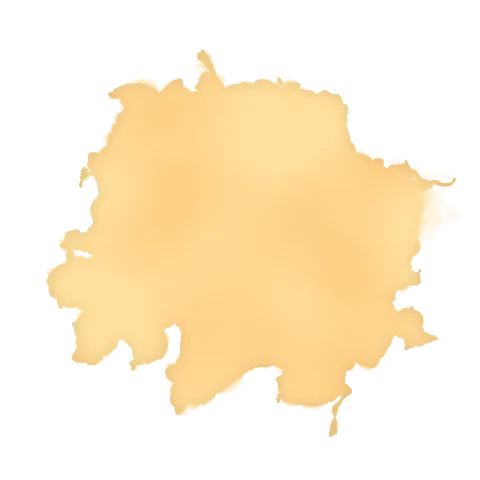
#> input picture art/bloom-a.webp, 480 x 480 px, given in place of bg.webp, which was not available
$ python cover.py
#> lines starting #> are read from the running program, lines starting #| are printed output that depends on the picture; pictures that were not available may be replaced by others from this repository, and a replacement may not be noted
"""Composite the watercolour layers into one still for the printed cover (the arch window)."""
import numpy as np
from PIL import Image
import os
HERE = os.path.dirname(os.path.abspath(__file__))
ART = os.path.join(HERE, '..', '..', 'art') + '/'
os.makedirs(os.path.join(HERE, 'out'), exist_ok=True)
# region of the scene shown in the window (scene units) and the output size in pixels
X0, Y0, W, H = 570, 140, 470, 506
OUT_W = 1500; S = OUT_W / W; OUT_H = round(H * S)
layers = [  # name, x, y, w, h   (positions from index.html; clouds placed for a still)
    ('bg', 30, -120, 1020, 1100), ('cloud-b', 470, 212, 380, 90), ('cloud-a', 880, 118, 440, 90), ('cloud-c', 560, 58, 320, 90),
    ('glint', 540, 470, 150, 190), ('waves-b', 30, 474, 1020, 330), ('waves-a', 30, 474, 1020, 330),
    ('cliff', 850, 270, 200, 280), ('refl', 740, 486, 120, 130), ('land', 30, 590, 1020, 390),
    ('glow', 670, 106, 260, 260), ('beam', -320, 36, 1120, 400), ('tower', 720, 180, 160, 330)]
can = Image.new('RGBA', (OUT_W, OUT_H), (20, 48, 79, 255))
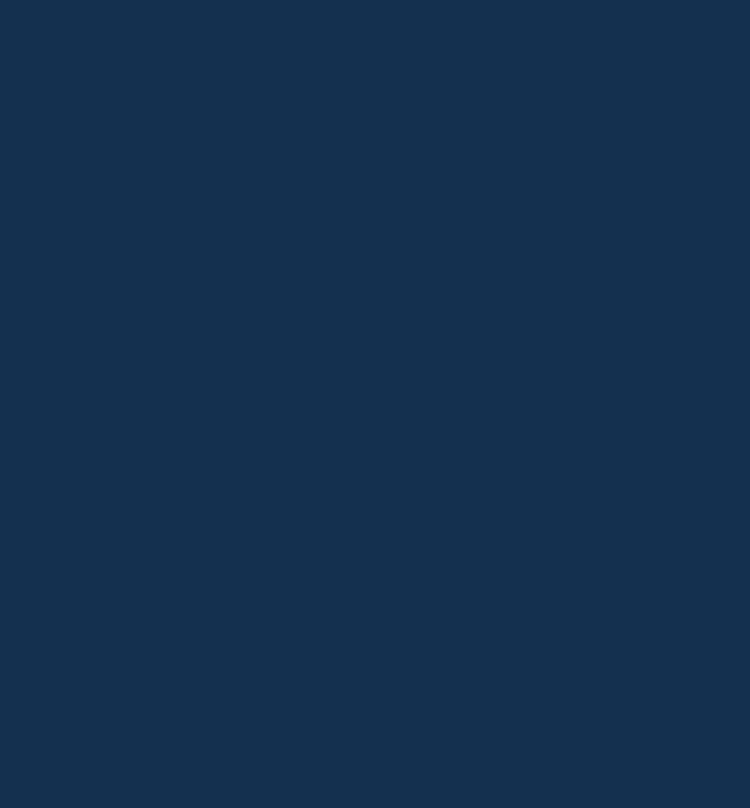
#> can: PIL image 1500x1615 RGBA (shown at 1/2 size); mean R, G, B, A 20, 48, 79, 255
for n, x, y, w, h in layers:
    im = Image.open(ART + n + '.webp').convert('RGBA')
#> im is the input picture: PIL image 480x480 RGBA; mean R, G, B, A 115, 98.4, 68.7, 103.3
    # crop to the part inside the window before scaling, to keep it fast
    cx0, cy0 = max(x, X0), max(y, Y0); cx1, cy1 = min(x + w, X0 + W), min(y + h, Y0 + H)
    if cx1 <= cx0 or cy1 <= cy0: continue
    sx, sy = im.width / w, im.height / h
#> sx = 0.471; sy = 0.436
    box = (round((cx0 - x) * sx), round((cy0 - y) * sy), round((cx1 - x) * sx), round((cy1 - y) * sy))
#> box = (254, 113, 475, 334)
    part = im.crop(box).resize((round((cx1 - cx0) * S), round((cy1 - cy0) * S)), Image.LANCZOS)
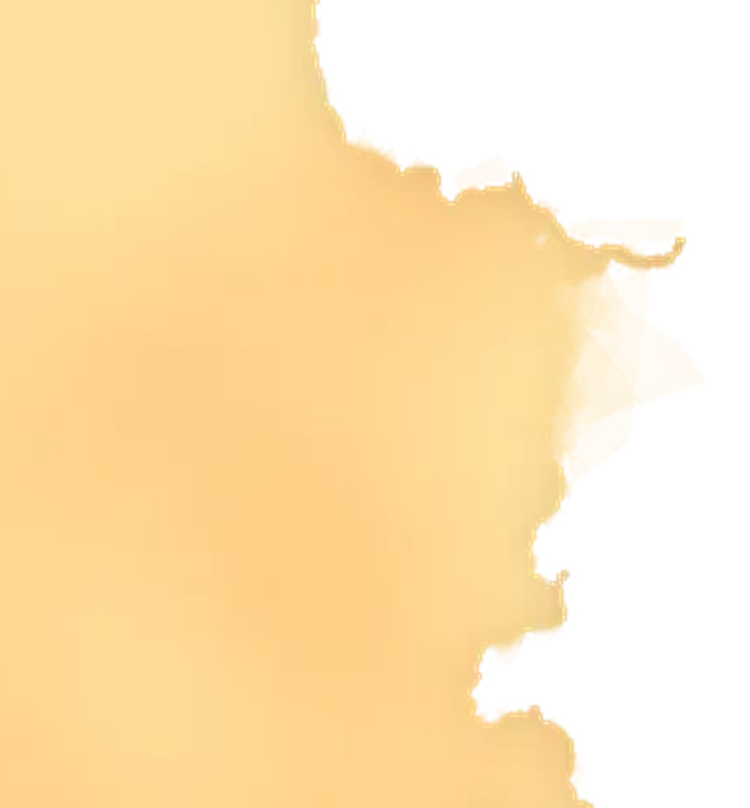
#> part: PIL image 1500x1615 RGBA (shown at 1/2 size); mean R, G, B, A 184.3, 156.1, 105.5, 174.4; transparent parts drawn white
    can.alpha_composite(part, (round((cx0 - X0) * S), round((cy0 - Y0) * S)))
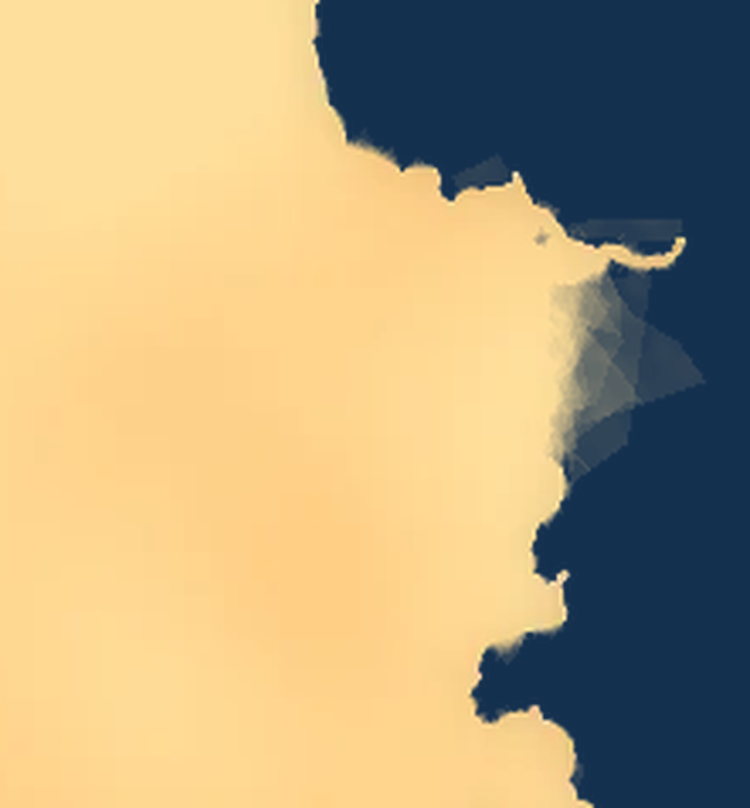
#> can: PIL image 1500x1615 RGBA (shown at 1/2 size); mean R, G, B, A 180, 162.1, 124.1, 255
#> pass 2 of the loop `for n, x, y, w, h in layers:`:
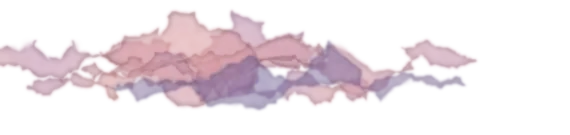
#> input picture art/cloud-b.webp, 570 x 135 px
#> im is the input picture: PIL image 570x135 RGBA; mean R, G, B, A 81.5, 64.3, 73.4, 55.7
#> `part = im.crop(box).resize((round((cx1 - cx0) * S), round((cy1 - cy0) ..`:
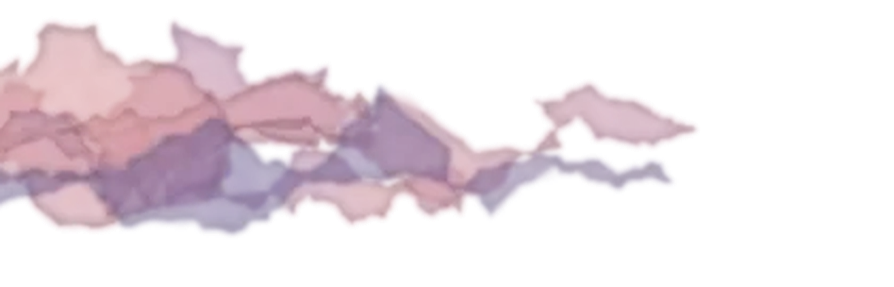
#> part: PIL image 894x287 RGBA; mean R, G, B, A 64.4, 49, 58.5, 58.7; transparent parts drawn white
#> `can.alpha_composite(part, (round((cx0 - X0) * S), round((cy0 - Y0) * S..`:
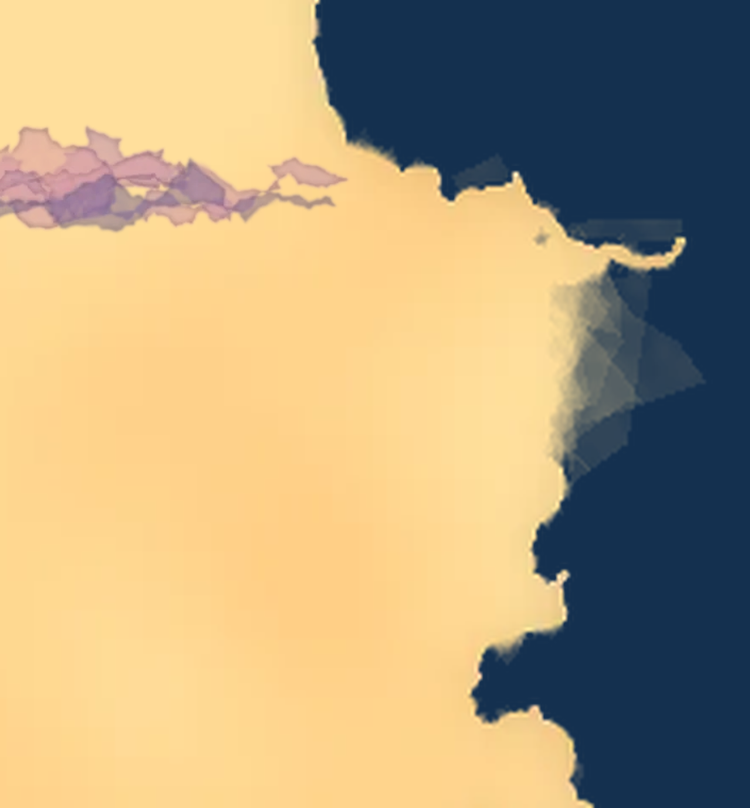
#> can: PIL image 1500x1615 RGBA (shown at 1/2 size); mean R, G, B, A 178.1, 160, 124.2, 255
#> pass 3 of the loop `for n, x, y, w, h in layers:`:
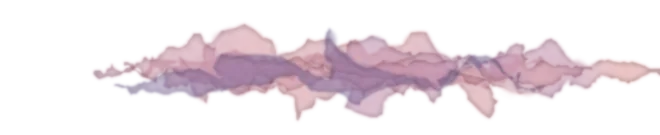
#> input picture art/cloud-a.webp, 660 x 135 px
#> im is the input picture: PIL image 660x135 RGBA; mean R, G, B, A 77.8, 61.2, 69.1, 56.7
#> `part = im.crop(box).resize((round((cx1 - cx0) * S), round((cy1 - cy0) ..`:
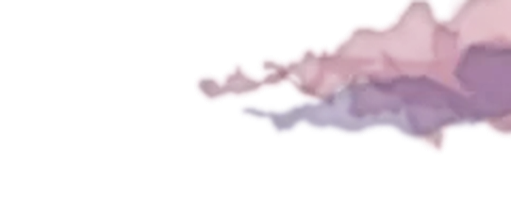
#> part: PIL image 511x217 RGBA; mean R, G, B, A 48, 36.9, 44.9, 43.8; transparent parts drawn white
#> `can.alpha_composite(part, (round((cx0 - X0) * S), round((cy0 - Y0) * S..`:
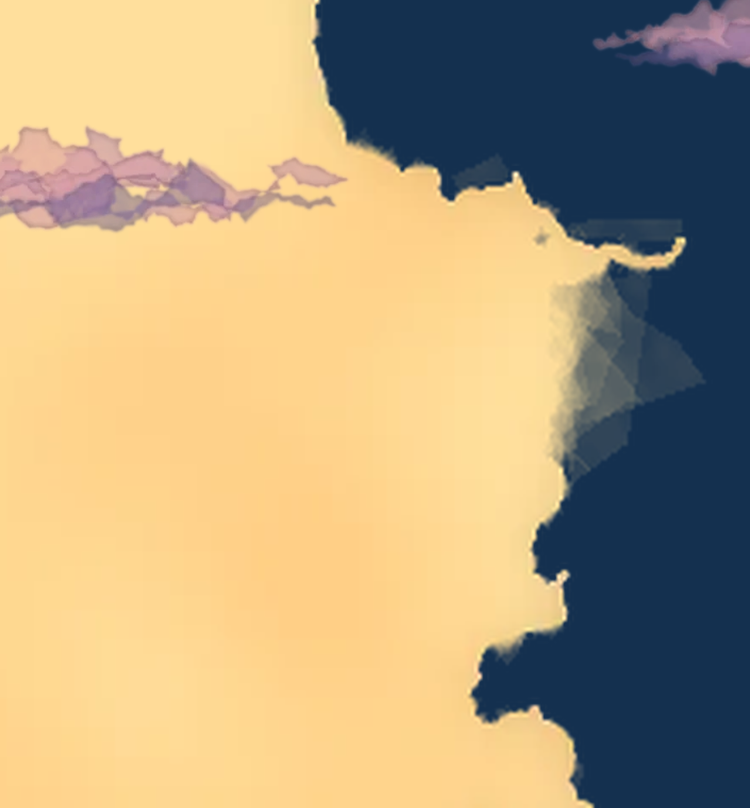
#> can: PIL image 1500x1615 RGBA (shown at 1/2 size); mean R, G, B, A 179.3, 160.6, 124.8, 255
#> (the run stopped early here; a loop or call above may not have finished)
